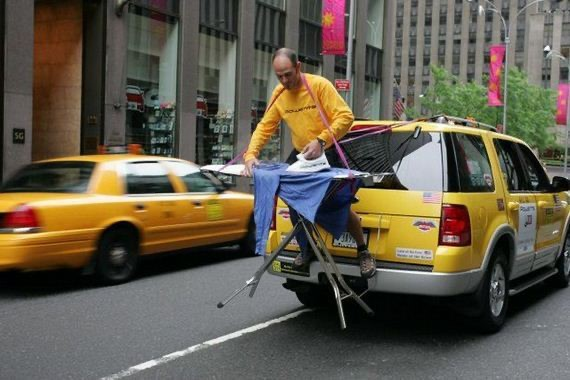
#> input picture FakeShield/DTE-FDM/llava/serve/examples/extreme_ironing.jpg, 570 x 380 px
$ python defake.py --input ../FakeShield/DTE-FDM/llava/serve/examples/extreme_ironing.jpg --detections sift_dbscan_detect   (older library calls are emulated)
#> lines starting #> are read from the running program, lines starting #| are printed output that depends on the picture
### traditional_method_detection/ForgeryDetection.py
from sklearn.cluster import DBSCAN
import numpy as np
import cv2


class Detect(object):
    def __init__(self, input):
        self.image = cv2.imread(input)

    def siftDetector(self):
        sift = cv2.SIFT_create()
        # sift = cv2.xfeatures2d.SIFT_create()
        gray = cv2.cvtColor(self.image, cv2.COLOR_BGR2GRAY)
        self.key_points, self.descriptors = sift.detectAndCompute(gray, None)
        return self.key_points, self.descriptors

    # [5 lines left out: function showSiftFeatures, not called in this run]

    def locateForgery(self, eps=40, min_sample=2):
        clusters = DBSCAN(eps=eps, min_samples=min_sample).fit(
            self.descriptors)
        size = np.unique(clusters.labels_).shape[0]-1
        forgery = self.image.copy()
        if (size == 0) and (np.unique(clusters.labels_)[0] == -1):
            print('No Forgery Found!!')
            return None, False
        if size == 0:
            size = 1
        cluster_list = [[] for i in range(size)]
        for idx in range(len(self.key_points)):
            if clusters.labels_[idx] != -1:
                cluster_list[clusters.labels_[idx]].append(
                    (int(self.key_points[idx].pt[0]), int(self.key_points[idx].pt[1])))
        detected = False
        for points in cluster_list:
            if len(points) > 1:
                detected = True
                for idx1 in range(1, len(points)):
                    # Green color in BGR
                    cv2.line(forgery, points[0], points[idx1], (0, 255, 0), 5)
                    # cv2.line(forgery, points[0], points[idx1], (255, 0, 0), 5)
        return forgery, detected

### traditional_method_detection/defake.py
import argparse
from PIL import Image, ExifTags, ImageChops
import os
import random
import cv2
import re
from datetime import datetime
import numpy as np

from ForgeryDetection import Detect
import double_jpeg_compression
import noise_variance
import copy_move_cfa
import pdb
import json

output_path = os.path.join(os.path.dirname(os.path.abspath(__file__)), 'output')
os.environ['OPENBLAS_NUM_THREADS'] = '4'

# Function to load and resize image
# [11 lines left out: function getImage, not called in this run]

def sift_dbscan_detect(path):
    # User has not selected an input image
    if path is None:
        print("Please select image")
        return

    detect = Detect(path)
    key_points, descriptors = detect.siftDetector()
    forgery, detected = detect.locateForgery(30, 2)
    ret = {"result" : detected, "url" : ""}

    if not detected:
        print("Original image, no forgery detected")
    else:
        print("Forgery detected, saving the forged image...")
        name = os.path.basename(path)
        date = datetime.today().strftime('%Y_%m_%d_%H_%M_%S')
        output = os.path.join(output_path, 'sift_dbscan_detect')
        if not os.path.exists(output):
            os.makedirs(output)
        new_file_name = os.path.join(output, date + '-' + name)
        ret["url"] = new_file_name
        cv2.imwrite(new_file_name, forgery)
        print(f'Forgery saved as {new_file_name}')
    return ret

# [167 lines left out: functions metadata_analysis, noise_variance_inconsistency, copy_move_detect, ela_analysis, jpeg_Compression, image_decode and 1 more, not called in this run]

def process_image(image_path, detections):
    print(f"Processing image: {image_path}")
    outcome = {}

    detection_functions = {
        "sift_dbscan_detect": sift_dbscan_detect,
        "metadata_analysis": metadata_analysis,
        "noise_variance_inconsistency": noise_variance_inconsistency,
        "copy_move_detect": copy_move_detect,
        "ela_analysis": ela_analysis,
        "jpeg_compression": jpeg_Compression
    }

    for detection in detections:
        if detection in detection_functions:
            ret = detection_functions[detection](image_path)
            outcome[detection] = ret
            print(f"Detection method {detection} finished.")
        else:
            print(f"Detection method {detection} is not valid.")
#> this loop made 1 pass
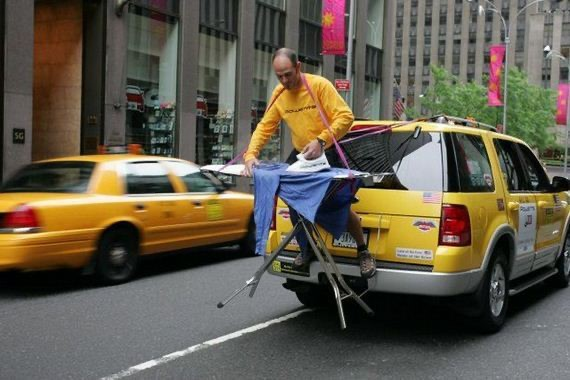
#> input picture FakeShield/DTE-FDM/llava/serve/examples/extreme_ironing.jpg, 570 x 380 px
#> pass 1, in siftDetector, `gray = cv2.cvtColor(self.image, cv2.COLOR_BGR2GRAY)`:
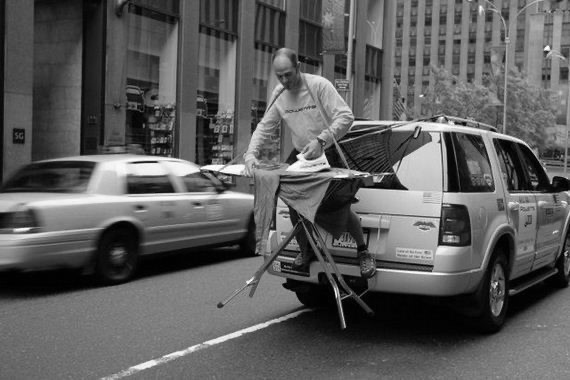
#> gray: shape (380, 570); min 0, max 255, mean 92.4

    return outcome

if __name__ == "__main__":
    parser = argparse.ArgumentParser(description="Choose image manipulation detection methods")
    parser.add_argument("-input", "--input", help="Path to the image to be processed", required=True)
    parser.add_argument(
        "-d", "--detections", nargs="+", help="List of detection methods to apply",
        choices=["sift_dbscan_detect", "metadata_analysis", "noise_variance_inconsistency",
                 "copy_move_detect", "ela_analysis", "jpeg_compression"],
        required=True
    )
    args = parser.parse_args()
    outcome = process_image(args.input, args.detections)
    json_outcome = json.dumps(outcome, ensure_ascii=False, indent=4)

    print("===============================================")
    print(json_outcome)
